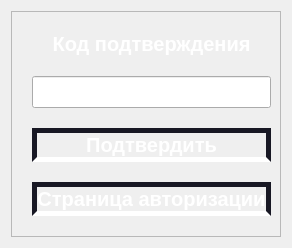
         <widget class="QWidget" name="two_factor_authentication_page">
          <layout class="QVBoxLayout" name="verticalLayout_43">
           <item alignment="Qt::AlignHCenter|Qt::AlignVCenter">
            <widget class="QFrame" name="frame_33">
             <property name="frameShape">
              <enum>QFrame::StyledPanel</enum>
             </property>
             <property name="frameShadow">
              <enum>QFrame::Raised</enum>
             </property>
             <layout class="QVBoxLayout" name="verticalLayout_44">
              <property name="spacing">
               <number>20</number>
              </property>
              <property name="leftMargin">
               <number>20</number>
              </property>
              <property name="topMargin">
               <number>20</number>
              </property>
              <property name="bottomMargin">
               <number>20</number>
              </property>
              <item>
               <widget class="QLabel" name="label_21">
                <property name="font">
                 <font>
                  <pointsize>15</pointsize>
                  <weight>75</weight>
                  <bold>true</bold>
                 </font>
                </property>
                <property name="styleSheet">
                 <string notr="true">color: rgb(255, 255, 255);</string>
                </property>
                <property name="text">
                 <string>Код подтверждения</string>
                </property>
                <property name="alignment">
                 <set>Qt::AlignCenter</set>
                </property>
               </widget>
              </item>
              <item>
               <widget class="QLineEdit" name="le_email_code">
                <property name="font">
                 <font>
                  <pointsize>15</pointsize>
                  <weight>75</weight>
                  <bold>true</bold>
                 </font>
                </property>
                <property name="styleSheet">
                 <string notr="true">color: rgb(255, 255, 255);</string>
                </property>
               </widget>
              </item>
              <item>
               <widget class="QPushButton" name="btn_accept_code">
                <property name="font">
                 <font>
                  <pointsize>15</pointsize>
                  <weight>75</weight>
                  <bold>true</bold>
                 </font>
                </property>
                <property name="styleSheet">
                 <string notr="true">QPushButton {
	color: rgb(255, 255, 255);
	border: 5px solid rgb(24, 24, 36);
	border-bottom-color: rgb(255, 255, 255);
	border-radius: 20px;
}

QPushButton:pressed {
    background-color: rgb(24, 24, 36);
	border: 5px solid rgb(255, 255, 255);
}
</string>
                </property>
                <property name="text">
                 <string>Подтвердить</string>
                </property>
               </widget>
              </item>
              <item>
               <widget class="QPushButton" name="btn_open_authorization_page">
                <property name="font">
                 <font>
                  <pointsize>15</pointsize>
                  <weight>75</weight>
                  <bold>true</bold>
                 </font>
                </property>
                <property name="styleSheet">
                 <string notr="true">QPushButton {
	color: rgb(255, 255, 255);
	border: 5px solid rgb(24, 24, 36);
	border-bottom-color: rgb(255, 255, 255);
	border-radius: 20px;
}

QPushButton:pressed {
    background-color: rgb(24, 24, 36);
	border: 5px solid rgb(255, 255, 255);
}
</string>
                </property>
                <property name="text">
                 <string>Страница авторизации</string>
                </property>
               </widget>
              </item>
             </layout>
            </widget>
           </item>
          </layout>
         </widget>
